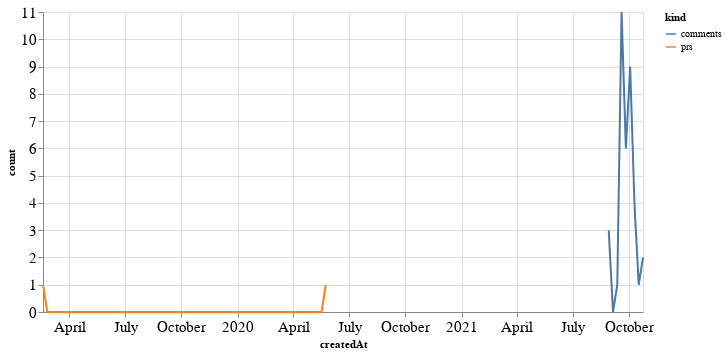

The notebook cell this image was saved under:
### Code cell
alt.Chart(total_time, width=600).mark_line().encode(
    x='createdAt',
    y='count',
    color='kind'
)

### Figure 1 — Vega-Lite specification as saved in the notebook (floating-point values rounded to 4 significant figures; data arrays with more than 128 entries replaced by an {"elided": "..."} marker saying what was removed)
{"config": {"axisLeft": {"labelFontSize": 15}, "axisBottom": {"labelFontSize": 15}}, "data": {"name": "data-714e80da74a5d09b996c40c239778dfb"}, "mark": "line", "encoding": {"color": {"type": "nominal", "field": "kind"}, "x": {"type": "temporal", "field": "createdAt"}, "y": {"type": "quantitative", "field": "count"}}, "width": 600, "$schema": "https://vega.github.io/schema/vega-lite/v4.8.1.json", "datasets": {"data-714e80da74a5d09b996c40c239778dfb": {"elided": "152 records"}}}
